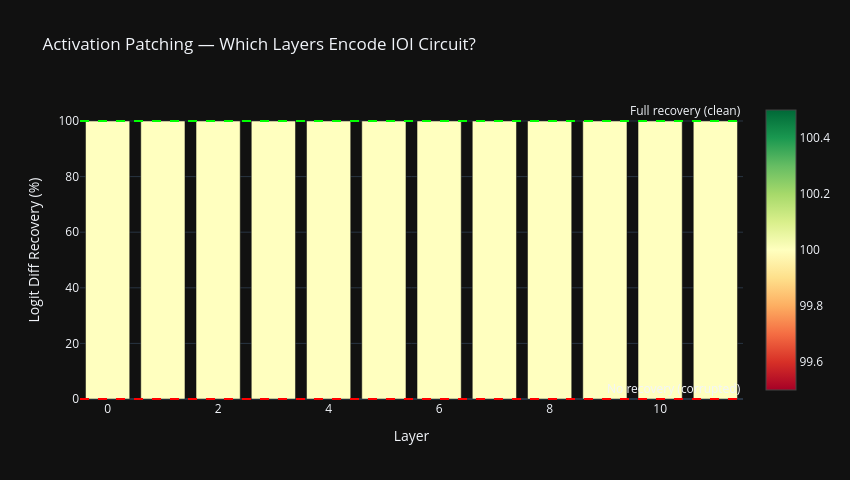

Notebook source saved alongside this figure:
### Code cell
# Cell 6 — Plot Patching Results & Export
fig = go.Figure()
fig.add_trace(go.Bar(
    x=effects_df['layer'],
    y=effects_df['recovery'],
    marker=dict(
        color=effects_df['recovery'],
        colorscale='RdYlGn',
        showscale=True
    ),
    name='Recovery %'
))

fig.add_hline(y=100, line=dict(color='lime', dash='dash'),
              annotation_text='Full recovery (clean)')
fig.add_hline(y=0, line=dict(color='red', dash='dash'),
              annotation_text='No recovery (corrupted)')

fig.update_layout(
    title='Activation Patching — Which Layers Encode IOI Circuit?',
    xaxis_title='Layer',
    yaxis_title='Logit Diff Recovery (%)',
    template='plotly_dark',
    width=850, height=480
)
fig.show()

# Export
import os
output_dir = r'C:\Users\Gurveer\ds-portfolio\project-11-mechanistic-interp\outputs'
os.makedirs(output_dir, exist_ok=True)
effects_df.to_csv(f'{output_dir}\\layer_patching_results.csv', index=False)

pd.DataFrame({
    'metric': ['clean_logit_diff', 'corrupted_logit_diff'],
    'value':  [clean_ld, corrupted_ld]
}).to_csv(f'{output_dir}\\logit_diff_baseline.csv', index=False)

print(f"Top 3 most important layers:")
print(effects_df.nlargest(3, 'recovery')[
    ['layer','logit_diff','recovery']
].to_string(index=False))
print(f"\nExports saved to outputs/")

### Figure 1 — Plotly figure (JSON) as saved in the notebook; plotly's stock layout.template omitted (floating-point values rounded to 4 significant figures)
{"data": [{"marker": {"color": [100.0, 100.0, 100.0, 100.0, 100.0, 100.0, 100.0, 100.0, 100.0, 100.0, 100.0, 100.0], "colorscale": [[0, "rgb(165,0,38)"], [0.1, "rgb(215,48,39)"], [0.2, "rgb(244,109,67)"], [0.3, "rgb(253,174,97)"], [0.4, "rgb(254,224,139)"], [0.5, "rgb(255,255,191)"], [0.6, "rgb(217,239,139)"], [0.7, "rgb(166,217,106)"], [0.8, "rgb(102,189,99)"], [0.9, "rgb(26,152,80)"], [1, "rgb(0,104,55)"]], "showscale": true}, "name": "Recovery %", "type": "bar", "x": [0, 1, 2, 3, 4, 5, 6, 7, 8, 9, 10, 11], "y": [100.0, 100.0, 100.0, 100.0, 100.0, 100.0, 100.0, 100.0, 100.0, 100.0, 100.0, 100.0]}], "layout": {"annotations": [{"showarrow": false, "text": "Full recovery (clean)", "x": 1, "xanchor": "right", "xref": "x domain", "y": 100, "yanchor": "bottom", "yref": "y"}, {"showarrow": false, "text": "No recovery (corrupted)", "x": 1, "xanchor": "right", "xref": "x domain", "y": 0, "yanchor": "bottom", "yref": "y"}], "height": 480, "shapes": [{"line": {"color": "lime", "dash": "dash"}, "type": "line", "x0": 0, "x1": 1, "xref": "x domain", "y0": 100, "y1": 100, "yref": "y"}, {"line": {"color": "red", "dash": "dash"}, "type": "line", "x0": 0, "x1": 1, "xref": "x domain", "y0": 0, "y1": 0, "yref": "y"}], "title": {"text": "Activation Patching — Which Layers Encode IOI Circuit?"}, "width": 850, "xaxis": {"title": {"text": "Layer"}}, "yaxis": {"title": {"text": "Logit Diff Recovery (%)"}}}}
